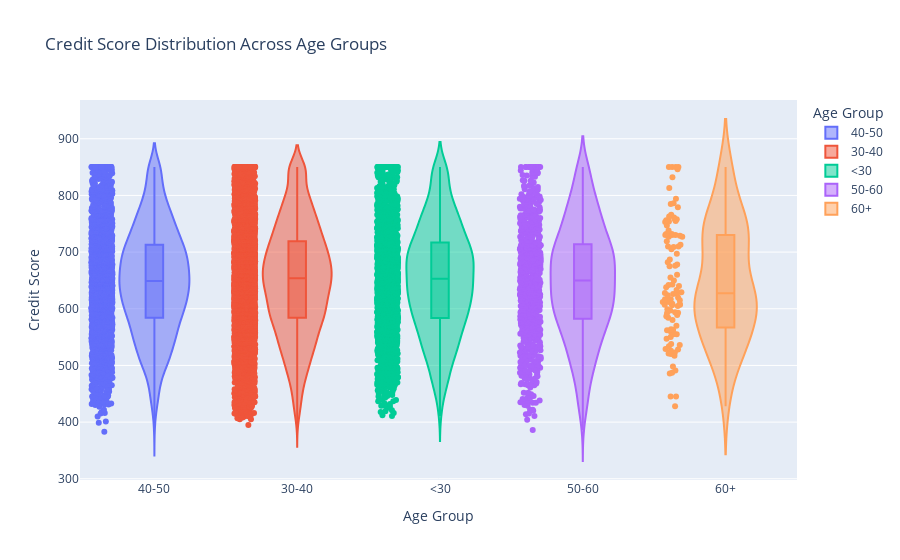

The notebook cell saved with this chart:
### Code cell
age_bins = [0, 30, 40, 50, 60, 100]
age_labels = ["<30", "30-40", "40-50", "50-60", "60+"]
df['age_group'] = pd.cut(
    df['age'], 
    bins=age_bins, 
    labels=age_labels, 
    include_lowest=True,
    ordered=True
)
df['age_group'] = df['age_group'].cat.reorder_categories(age_labels, ordered=True)
fig = px.violin(
    df,
    x='age_group',
    y='credit_score',
    color='age_group', 
    box=True,          
    points='all',       
    title="Credit Score Distribution Across Age Groups",
    labels={'age_group': 'Age Group', 'credit_score': 'Credit Score'}
)

fig.update_layout(
    xaxis_title="Age Group",
    yaxis_title="Credit Score",
    bargap=0.1
)

fig.show()

### Figure 1 — Plotly figure (JSON) as saved in the notebook; plotly's stock layout.template omitted (floating-point values rounded to 4 significant figures; data arrays with more than 128 entries replaced by an {"elided": "..."} marker saying what was removed)
{"data": [{"alignmentgroup": "True", "box": {"visible": true}, "hovertemplate": "Age Group=%{x}<br>Credit Score=%{y}<extra></extra>", "legendgroup": "40-50", "marker": {"color": "#636efa"}, "name": "40-50", "offsetgroup": "40-50", "orientation": "v", "points": "all", "scalegroup": "True", "showlegend": true, "type": "violin", "x": {"elided": "2287 str values"}, "x0": " ", "xaxis": "x", "y": {"elided": "2287 int values"}, "y0": " ", "yaxis": "y"}, {"alignmentgroup": "True", "box": {"visible": true}, "hovertemplate": "Age Group=%{x}<br>Credit Score=%{y}<extra></extra>", "legendgroup": "30-40", "marker": {"color": "#EF553B"}, "name": "30-40", "offsetgroup": "30-40", "orientation": "v", "points": "all", "scalegroup": "True", "showlegend": true, "type": "violin", "x": {"elided": "4434 str values"}, "x0": " ", "xaxis": "x", "y": {"elided": "4434 int values"}, "y0": " ", "yaxis": "y"}, {"alignmentgroup": "True", "box": {"visible": true}, "hovertemplate": "Age Group=%{x}<br>Credit Score=%{y}<extra></extra>", "legendgroup": "<30", "marker": {"color": "#00cc96"}, "name": "<30", "offsetgroup": "<30", "orientation": "v", "points": "all", "scalegroup": "True", "showlegend": true, "type": "violin", "x": {"elided": "1964 str values"}, "x0": " ", "xaxis": "x", "y": {"elided": "1964 int values"}, "y0": " ", "yaxis": "y"}, {"alignmentgroup": "True", "box": {"visible": true}, "hovertemplate": "Age Group=%{x}<br>Credit Score=%{y}<extra></extra>", "legendgroup": "50-60", "marker": {"color": "#ab63fa"}, "name": "50-60", "offsetgroup": "50-60", "orientation": "v", "points": "all", "scalegroup": "True", "showlegend": true, "type": "violin", "x": {"elided": "779 str values"}, "x0": " ", "xaxis": "x", "y": {"elided": "779 int values"}, "y0": " ", "yaxis": "y"}, {"alignmentgroup": "True", "box": {"visible": true}, "hovertemplate": "Age Group=%{x}<br>Credit Score=%{y}<extra></extra>", "legendgroup": "60+", "marker": {"color": "#FFA15A"}, "name": "60+", "offsetgroup": "60+", "orientation": "v", "points": "all", "scalegroup": "True", "showlegend": true, "type": "violin", "x": ["60+", "60+", "60+", "60+", "60+", "60+", "60+", "60+", "60+", "60+", "60+", "60+", "60+", "60+", "60+", "60+", "60+", "60+", "60+", "60+", "60+", "60+", "60+", "60+", "60+", "60+", "60+", "60+", "60+", "60+", "60+", "60+", "60+", "60+", "60+", "60+", "60+", "60+", "60+", "60+", "60+", "60+", "60+", "60+", "60+", "60+", "60+", "60+", "60+", "60+", "60+", "60+", "60+", "60+", "60+", "60+", "60+", "60+", "60+", "60+", "60+", "60+", "60+", "60+", "60+", "60+", "60+", "60+", "60+", "60+", "60+", "60+", "60+", "60+", "60+", "60+", "60+", "60+", "60+", "60+", "60+", "60+", "60+", "60+", "60+", "60+", "60+", "60+", "60+", "60+", "60+", "60+", "60+", "60+", "60+", "60+", "60+", "60+", "60+", "60+", "60+", "60+", "60+", "60+"], "x0": " ", "xaxis": "x", "y": [556, 660, 756, 730, 487, 615, 564, 650, 612, 589, 445, 609, 520, 587, 608, 617, 785, 593, 755, 747, 626, 705, 534, 594, 763, 607, 676, 628, 612, 498, 606, 550, 729, 758, 732, 779, 555, 786, 813, 624, 428, 675, 491, 555, 640, 850, 850, 682, 730, 850, 766, 850, 528, 580, 732, 753, 794, 536, 538, 713, 738, 570, 592, 523, 521, 615, 832, 607, 627, 638, 617, 730, 697, 584, 719, 526, 754, 517, 620, 547, 599, 687, 605, 709, 727, 761, 642, 758, 655, 445, 562, 529, 629, 727, 633, 563, 710, 846, 559, 597, 643, 710, 486, 678], "y0": " ", "yaxis": "y"}], "layout": {"bargap": 0.1, "legend": {"title": {"text": "Age Group"}, "tracegroupgap": 0}, "title": {"text": "Credit Score Distribution Across Age Groups"}, "violinmode": "overlay", "xaxis": {"anchor": "y", "categoryarray": ["40-50", "30-40", "<30", "50-60", "60+"], "categoryorder": "array", "domain": [0, 1], "title": {"text": "Age Group"}}, "yaxis": {"anchor": "x", "domain": [0, 1], "title": {"text": "Credit Score"}}}}
